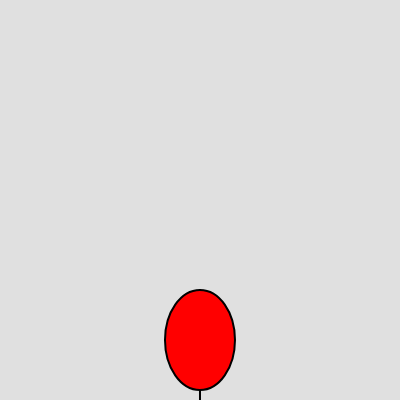
Frame 1 (no input)
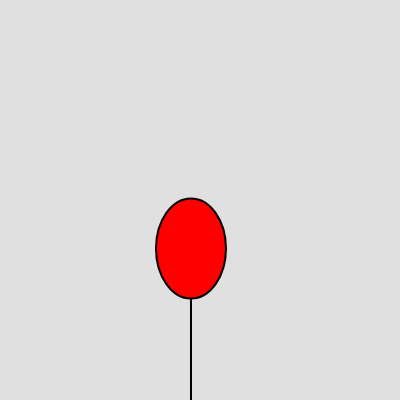
Frame 60 (no input)
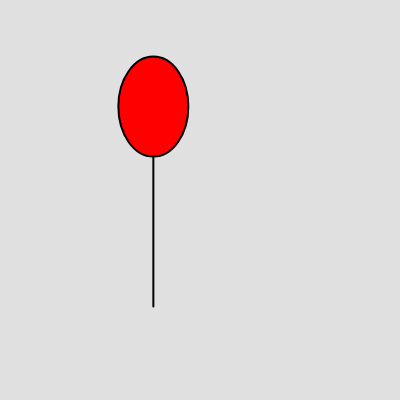
Frame 120 (the mouse pressed at the canvas centre since frame 60)

The p5.js sketch that drew these frames (run headless with seeded random() and noise() and a simulated clock; from frame 60 on, the mouse is pressed at the canvas centre):

// p5.js sketch
// ── sketch.js
let m;
function setup() {
  createCanvas(400, 400);
  m = new Balloon();
}

let windoff = 1;

function draw() {
  let wind = createVector(map(noise(windoff), 0, 1, -0.05, 0.05), 0);
  background(224, 224, 224);
  m.applyForce(createVector(0, -0.05)); //helium
  m.applyForce(wind);
  m.update();
  m.display();
  m.checkEdges();
  windoff += 0.1;
}

// ── balloon.js
class Balloon {
    constructor() {
      this.mass = 1;
      this.height = 100;
      this.width = 70;
      this.position = createVector(width/2, height-this.height/2-10);
      this.velocity = createVector(0, 0);
      this.acceleration = createVector(0, 0);
    }
  
    // Simulates Newton's second law
    // Receive a force, divide by mass, add to acceleration
    applyForce(force) {
      let f = p5.Vector.div(force, this.mass);
      this.acceleration.add(f);
    }
  
    update() {
      // Simulates Motion 101 from the Acceleration tutorial
      this.velocity.add(this.acceleration);
      this.position.add(this.velocity);
      // Now we make sure to clear acceleration each time
      this.acceleration.mult(0);
    }
  
    display() {
      stroke(0);
      strokeWeight(2);
      fill(255, 0, 0);
      line(this.position.x, this.position.y, this.position.x, this.position.y + this.height*2);
      ellipse(this.position.x, this.position.y, this.width, this.height);
    }
  
    checkEdges() {
      //Implement left wall
      if (this.position.x < 0 + this.width/2) {
        this.velocity.x *= -1;
      }
      //Implement right wall
      if (this.position.x > width - this.width/2) {
        this.velocity.x *= -1;
      }
      //Implement ceiling
      if (this.position.y < 0 + this.height/2) {
        this.velocity.y *= -1;
      }
    }
  }
  
